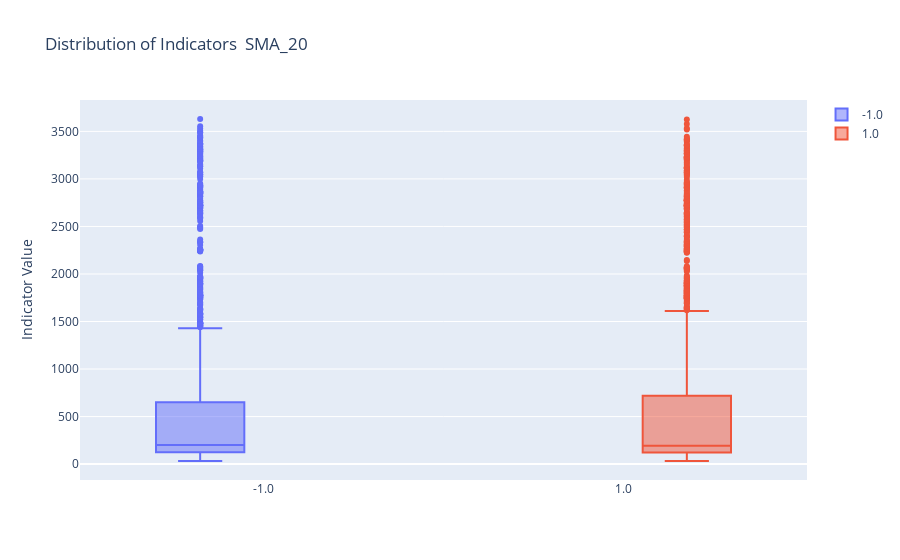
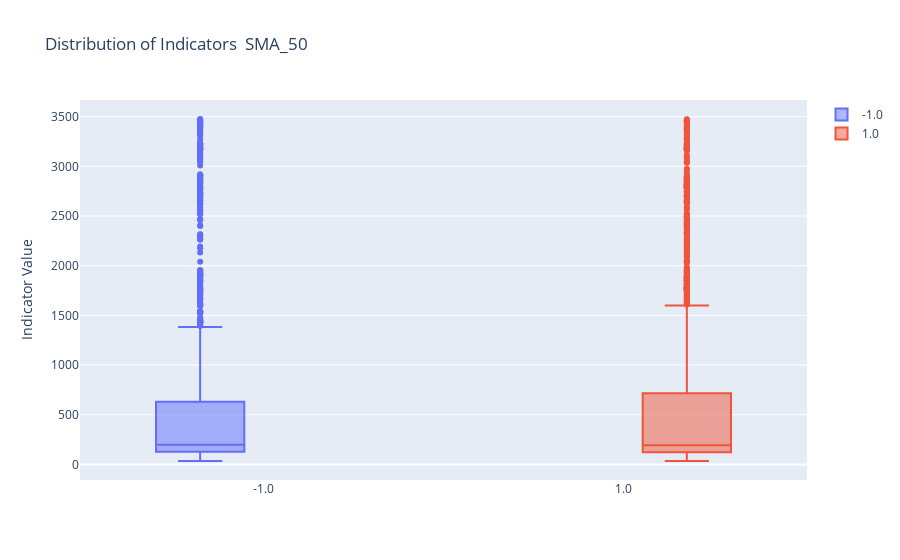
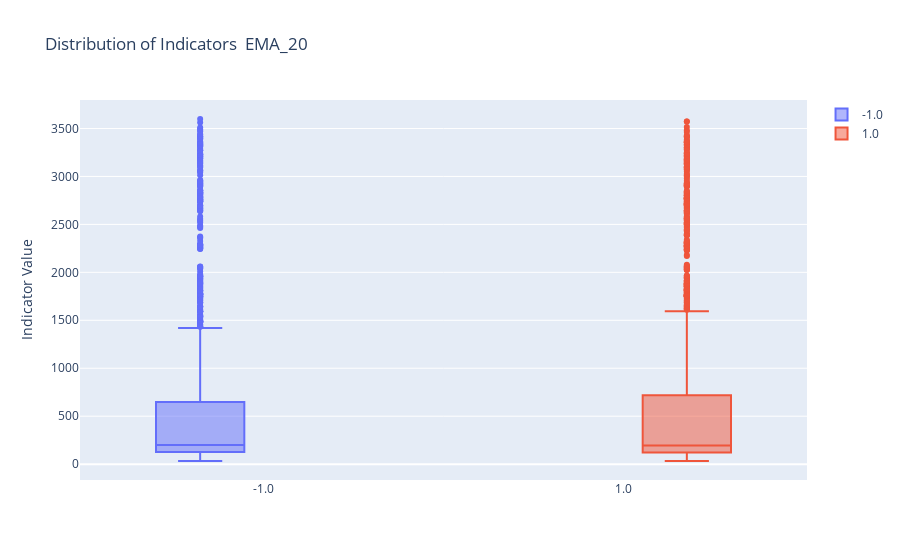
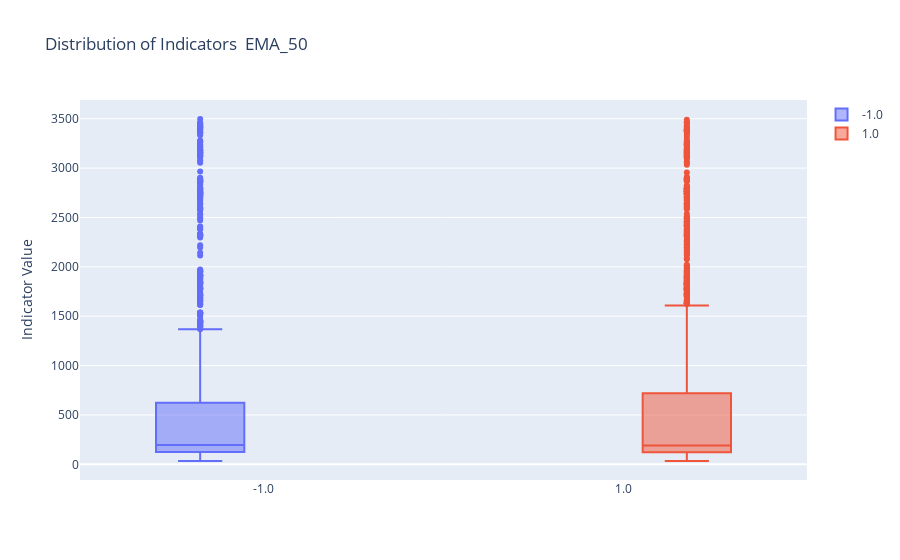

Notebook code for these charts, in order:
### Code cell
import plotly.graph_objects as go
import pandas as pd

def plot_indicator_distributions(df: pd.DataFrame, indicator_columns: list) -> None:
    """Plots box plots of indicator features for each label."""

    for col in indicator_columns:
        fig = go.Figure()

        for label in df['Label'].unique():
            if label != 0:
              fig.add_trace(go.Box(y=df[df['Label'] == label][col], name=label))
        fig.update_layout(title=f'Distribution of Indicators  {col}',
                         yaxis_title='Indicator Value',
                         boxmode='group')
        fig.show()


indicator_cols = ['SMA_20', 'SMA_50', 'EMA_20', 'EMA_50', 'ret_1d', 'ret_5d',
       'ret_10d', 'ret_20d', 'MACD', 'MACD_Signal', 'HL_range', 'Gap_OC',
       'Gap_CC', 'RSI', 'Return', 'Lag_Return_1', 'Lag_Return_2',
       'Lag_Return_3', 'Tomorrow_Return']

plot_indicator_distributions(subset, indicator_cols)

### Figure 1 — Plotly figure (JSON) as saved in the notebook; plotly's stock layout.template omitted (floating-point values rounded to 4 significant figures; data arrays with more than 128 entries replaced by an {"elided": "..."} marker saying what was removed)
{"data": [{"name": "-1.0", "type": "box", "y": {"elided": "2452 float values"}}, {"name": "1.0", "type": "box", "y": {"elided": "3085 float values"}}], "layout": {"boxmode": "group", "title": {"text": "Distribution of Indicators  SMA_20"}, "yaxis": {"title": {"text": "Indicator Value"}}}}

### Figure 2 — Plotly figure (JSON) as saved in the notebook; plotly's stock layout.template omitted (floating-point values rounded to 4 significant figures; data arrays with more than 128 entries replaced by an {"elided": "..."} marker saying what was removed)
{"data": [{"name": "-1.0", "type": "box", "y": {"elided": "2452 float values"}}, {"name": "1.0", "type": "box", "y": {"elided": "3085 float values"}}], "layout": {"boxmode": "group", "title": {"text": "Distribution of Indicators  SMA_50"}, "yaxis": {"title": {"text": "Indicator Value"}}}}

### Figure 3 — Plotly figure (JSON) as saved in the notebook; plotly's stock layout.template omitted (floating-point values rounded to 4 significant figures; data arrays with more than 128 entries replaced by an {"elided": "..."} marker saying what was removed)
{"data": [{"name": "-1.0", "type": "box", "y": {"elided": "2452 float values"}}, {"name": "1.0", "type": "box", "y": {"elided": "3085 float values"}}], "layout": {"boxmode": "group", "title": {"text": "Distribution of Indicators  EMA_20"}, "yaxis": {"title": {"text": "Indicator Value"}}}}

### Figure 4 — Plotly figure (JSON) as saved in the notebook; plotly's stock layout.template omitted (floating-point values rounded to 4 significant figures; data arrays with more than 128 entries replaced by an {"elided": "..."} marker saying what was removed)
{"data": [{"name": "-1.0", "type": "box", "y": {"elided": "2452 float values"}}, {"name": "1.0", "type": "box", "y": {"elided": "3085 float values"}}], "layout": {"boxmode": "group", "title": {"text": "Distribution of Indicators  EMA_50"}, "yaxis": {"title": {"text": "Indicator Value"}}}}
